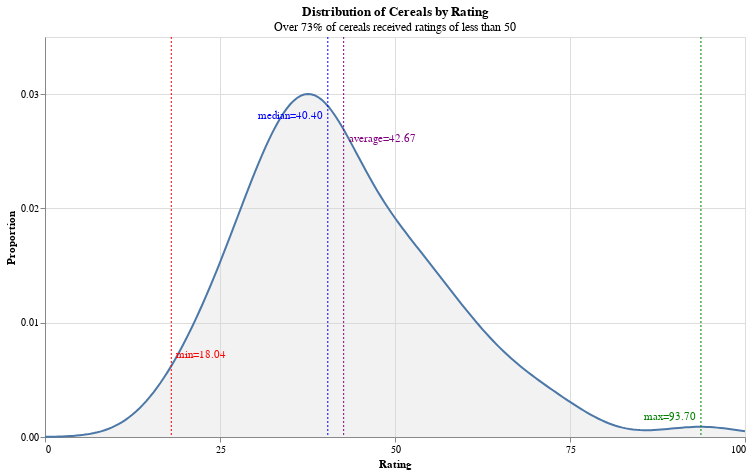

This figure's notebook cell:
### Markdown cell above
##### <i>Design Elements and Justification</i>

- **KDE Plot for Distribution**: A KDE plot was chosen over a histogram to represent the distribution smoothly, providing a better sense of the overall shape and density of ratings. The filled area beneath the curve enhances visual clarity regarding the spread.

- **Key Statistical Annotations:** Vertical dashed lines and corresponding text labels for the minimum, median, average, and maximum ratings are overlaid on the KDE. This allows for immediate identification of these critical central tendency and range measures, directly addressing the need to understand trends and outliers. Each statistic is color-coded (red for min, blue for median, purple for average, green for max) to differentiate them clearly.

- **Dynamic Subtitle:** The subtitle "Over 73% of cereals received ratings of less than 50" dynamically calculates and displays the percentage of cereals falling below a rating of 50. This provides a crucial insight into the skewness of the ratings, indicating that a majority of cereals are on the lower end of the rating spectrum.

- **Clear Axis Labels and Ticks:** The x-axis is labeled "Rating" and the y-axis "Proportion", with well-defined tick values (0, 25, 50, 75, 100 for rating; 0.00, 0.01, 0.02, 0.03 for proportion). This ensures the chart is easy to read and interpret, allowing viewers to quickly gauge the distribution of ratings.

- **Title and Properties:** A clear title "Distribution of Cereals by Rating" informs the viewer about the chart's purpose. Consistent width and height (700x400) ensure a standard presentation size.

### Code cell
# 1. Calculate statistics
rating_min = df['rating'].min()
rating_median = df['rating'].median()
rating_mean = df['rating'].mean()
rating_max = df['rating'].max()

stats = {
    'min': {'value': rating_min, 'color': 'red', 'align': 'left', 'dx': 5, 'dy': -10},
    'median': {'value': rating_median, 'color': 'blue', 'align': 'right', 'dx': -5, 'dy': 10},
    'average': {'value': rating_mean, 'color': 'purple', 'align': 'left', 'dx': 5, 'dy': 10},
    'max': {'value': rating_max, 'color': 'green', 'align': 'right', 'dx': -5, 'dy': -10}
}

# 2. Create KDE plot for 'rating'
density_transform = alt.Chart(df).transform_density(
    density='rating',
    as_=['rating', 'proportion'],
    extent=[0, 100]
)

base = density_transform.mark_area(opacity=0.3, color='lightgray').encode(
    x=alt.X('rating:Q',
            title='Rating',
            axis=alt.Axis(values=[0, 25, 50, 75, 100])),
    y=alt.Y('proportion:Q',
            title='Proportion',
            axis=alt.Axis(values=[0.00, 0.01, 0.02, 0.03], format='0.2f'))
)

line = density_transform.mark_line().encode(
    x=alt.X('rating:Q'),
    y=alt.Y('proportion:Q')
)

# Define the range for KDE estimation
x_range = np.linspace(0, 100, 500)

# Create the KDE model
kde = gaussian_kde(df['rating'].dropna())

# Evaluate the KDE on the defined range
y_density = kde(x_range)

# Create the density_df for lookup
density_df = pd.DataFrame({'rating': x_range, 'proportion': y_density})

# Ensure the density_df is sorted by 'rating' for correct interpolation
density_df = density_df.sort_values('rating').reset_index(drop=True)

# Create a function to get the proportion for a given rating
def get_proportion_at_rating(rating_value, density_data):
    # Find the two closest rating points in the density data
    if rating_value <= density_data['rating'].min():
        return density_data['proportion'].iloc[0]
    if rating_value >= density_data['rating'].max():
        return density_data['proportion'].iloc[-1]

    # Use pandas.DataFrame.interpolate for a more robust lookup
    temp_df = pd.concat([density_data[['rating', 'proportion']], 
                         pd.DataFrame({'rating': [rating_value], 'proportion': [np.nan]})])
    temp_df = temp_df.sort_values('rating').reset_index(drop=True)
    temp_df['proportion'] = temp_df['proportion'].interpolate(method='linear')
    
    # Get the interpolated proportion for the rating_value
    interpolated_proportion = temp_df[temp_df['rating'] == rating_value]['proportion'].iloc[0]
    return interpolated_proportion

# 3. Create vertical rules and text annotations for statistics
annotation_layers = []
for stat_name, stat_info in stats.items():
    rating_val = stat_info['value']
    
    # Get the corresponding proportion for the rating value
    proportion_val = get_proportion_at_rating(rating_val, density_df)

    stat_df = pd.DataFrame([{'rating': rating_val, 'proportion': proportion_val, 'label': f'{stat_name}={rating_val:.2f}'}])

    rule = alt.Chart(stat_df).mark_rule(color=stat_info['color'], strokeDash=[2,2]).encode(
        x='rating:Q',
        size=alt.value(1)
    )

    text = alt.Chart(stat_df).mark_text(
        align=stat_info['align'],
        dx=stat_info['dx'],
        dy=stat_info['dy'],
        color=stat_info['color']
    ).encode(
        x='rating:Q',
        y='proportion:Q',
        text='label:N'
    )
    annotation_layers.extend([rule, text])

# Calculate subtitle dynamically by defining the percentage of cereals with ratings less than 50
rating_less_than_50_count = df[df['rating'] < 50].shape[0]
total_ratings = df.shape[0]
percentage_less_than_50 = (rating_less_than_50_count / total_ratings) * 100
subtitle_text = f"Over {percentage_less_than_50:.0f}% of cereals received ratings of less than 50"

# Combine all charts
chart = alt.layer(
    base,
    line,
    *annotation_layers
).properties(
    title=alt.Title(
        text="Distribution of Cereals by Rating",
        subtitle=subtitle_text
    ),
    width=700,
    height=400
)

chart.display()

### Figure 1 — Vega-Lite specification as saved in the notebook (floating-point values rounded to 4 significant figures)
{"config": {"view": {"continuousWidth": 300, "continuousHeight": 300}}, "layer": [{"data": {"name": "data-19de59cb9c8754144a645b293d15ac6b"}, "mark": {"type": "area", "color": "lightgray", "opacity": 0.3}, "encoding": {"x": {"axis": {"values": [0, 25, 50, 75, 100]}, "field": "rating", "title": "Rating", "type": "quantitative"}, "y": {"axis": {"format": "0.2f", "values": [0.0, 0.01, 0.02, 0.03]}, "field": "proportion", "title": "Proportion", "type": "quantitative"}}, "transform": [{"density": "rating", "extent": [0, 100], "as": ["rating", "proportion"]}]}, {"data": {"name": "data-19de59cb9c8754144a645b293d15ac6b"}, "mark": {"type": "line"}, "encoding": {"x": {"field": "rating", "type": "quantitative"}, "y": {"field": "proportion", "type": "quantitative"}}, "transform": [{"density": "rating", "extent": [0, 100], "as": ["rating", "proportion"]}]}, {"data": {"name": "data-d99f9ad4480e7ee1c45f51371afd4ceb"}, "mark": {"type": "rule", "color": "red", "strokeDash": [2, 2]}, "encoding": {"size": {"value": 1}, "x": {"field": "rating", "type": "quantitative"}}}, {"data": {"name": "data-d99f9ad4480e7ee1c45f51371afd4ceb"}, "mark": {"type": "text", "align": "left", "color": "red", "dx": 5, "dy": -10}, "encoding": {"text": {"field": "label", "type": "nominal"}, "x": {"field": "rating", "type": "quantitative"}, "y": {"field": "proportion", "type": "quantitative"}}}, {"data": {"name": "data-998e01641d37ed16000120fe8c02308d"}, "mark": {"type": "rule", "color": "blue", "strokeDash": [2, 2]}, "encoding": {"size": {"value": 1}, "x": {"field": "rating", "type": "quantitative"}}}, {"data": {"name": "data-998e01641d37ed16000120fe8c02308d"}, "mark": {"type": "text", "align": "right", "color": "blue", "dx": -5, "dy": 10}, "encoding": {"text": {"field": "label", "type": "nominal"}, "x": {"field": "rating", "type": "quantitative"}, "y": {"field": "proportion", "type": "quantitative"}}}, {"data": {"name": "data-24d4be5e02803df7d14faa70abbe2b3f"}, "mark": {"type": "rule", "color": "purple", "strokeDash": [2, 2]}, "encoding": {"size": {"value": 1}, "x": {"field": "rating", "type": "quantitative"}}}, {"data": {"name": "data-24d4be5e02803df7d14faa70abbe2b3f"}, "mark": {"type": "text", "align": "left", "color": "purple", "dx": 5, "dy": 10}, "encoding": {"text": {"field": "label", "type": "nominal"}, "x": {"field": "rating", "type": "quantitative"}, "y": {"field": "proportion", "type": "quantitative"}}}, {"data": {"name": "data-dee4522a8c10cdc13aeef85361fca577"}, "mark": {"type": "rule", "color": "green", "strokeDash": [2, 2]}, "encoding": {"size": {"value": 1}, "x": {"field": "rating", "type": "quantitative"}}}, {"data": {"name": "data-dee4522a8c10cdc13aeef85361fca577"}, "mark": {"type": "text", "align": "right", "color": "green", "dx": -5, "dy": -10}, "encoding": {"text": {"field": "label", "type": "nominal"}, "x": {"field": "rating", "type": "quantitative"}, "y": {"field": "proportion", "type": "quantitative"}}}], "height": 400, "title": {"text": "Distribution of Cereals by Rating", "subtitle": "Over 73% of cereals received ratings of less than 50"}, "width": 700, "$schema": "https://vega.github.io/schema/vega-lite/v5.20.1.json", "datasets": {"data-19de59cb9c8754144a645b293d15ac6b": [{"name": "100% Bran", "mfr": "N", "type": "C", "calories": 70, "protein": 4, "fat": 1, "sodium": 130, "fiber": 10.0, "carbo": 5.0, "sugars": 6, "potass": 280, "vitamins": 25, "shelf": 3, "weight": 1.0, "cups": 0.33, "rating": 68.4, "manufacturer": "Nabisco"}, {"name": "100% Natural Bran", "mfr": "Q", "type": "C", "calories": 120, "protein": 3, "fat": 5, "sodium": 15, "fiber": 2.0, "carbo": 8.0, "sugars": 8, "potass": 135, "vitamins": 0, "shelf": 3, "weight": 1.0, "cups": 1.0, "rating": 33.98, "manufacturer": "Quaker Oats"}, {"name": "All-Bran", "mfr": "K", "type": "C", "calories": 70, "protein": 4, "fat": 1, "sodium": 260, "fiber": 9.0, "carbo": 7.0, "sugars": 5, "potass": 320, "vitamins": 25, "shelf": 3, "weight": 1.0, "cups": 0.33, "rating": 59.43, "manufacturer": "Kelloggs"}, {"name": "All-Bran with Extra Fiber", "mfr": "K", "type": "C", "calories": 50, "protein": 4, "fat": 0, "sodium": 140, "fiber": 14.0, "carbo": 8.0, "sugars": 0, "potass": 330, "vitamins": 25, "shelf": 3, "weight": 1.0, "cups": 0.5, "rating": 93.7, "manufacturer": "Kelloggs"}, {"name": "Almond Delight", "mfr": "R", "type": "C", "calories": 110, "protein": 2, "fat": 2, "sodium": 200, "fiber": 1.0, "carbo": 14.0, "sugars": 8, "potass": 0, "vitamins": 25, "shelf": 3, "weight": 1.0, "cups": 0.75, "rating": 34.38, "manufacturer": "Ralston Purina"}, {"name": "Apple Cinnamon Cheerios", "mfr": "G", "type": "C", "calories": 110, "protein": 2, "fat": 2, "sodium": 180, "fiber": 1.5, "carbo": 10.5, "sugars": 10, "potass": 70, "vitamins": 25, "shelf": 1, "weight": 1.0, "cups": 0.75, "rating": 29.51, "manufacturer": "General Mills"}, {"name": "Apple Jacks", "mfr": "K", "type": "C", "calories": 110, "protein": 2, "fat": 0, "sodium": 125, "fiber": 1.0, "carbo": 11.0, "sugars": 14, "potass": 30, "vitamins": 25, "shelf": 2, "weight": 1.0, "cups": 1.0, "rating": 33.17, "manufacturer": "Kelloggs"}, {"name": "Basic 4", "mfr": "G", "type": "C", "calories": 130, "protein": 3, "fat": 2, "sodium": 210, "fiber": 2.0, "carbo": 18.0, "sugars": 8, "potass": 100, "vitamins": 25, "shelf": 3, "weight": 1.33, "cups": 0.75, "rating": 37.04, "manufacturer": "General Mills"}, {"name": "Bran Chex", "mfr": "R", "type": "C", "calories": 90, "protein": 2, "fat": 1, "sodium": 200, "fiber": 4.0, "carbo": 15.0, "sugars": 6, "potass": 125, "vitamins": 25, "shelf": 1, "weight": 1.0, "cups": 0.67, "rating": 49.12, "manufacturer": "Ralston Purina"}, {"name": "Bran Flakes", "mfr": "P", "type": "C", "calories": 90, "protein": 3, "fat": 0, "sodium": 210, "fiber": 5.0, "carbo": 13.0, "sugars": 5, "potass": 190, "vitamins": 25, "shelf": 3, "weight": 1.0, "cups": 0.67, "rating": 53.31, "manufacturer": "Post"}, {"name": "Cap'n'Crunch", "mfr": "Q", "type": "C", "calories": 120, "protein": 1, "fat": 2, "sodium": 220, "fiber": 0.0, "carbo": 12.0, "sugars": 12, "potass": 35, "vitamins": 25, "shelf": 2, "weight": 1.0, "cups": 0.75, "rating": 18.04, "manufacturer": "Quaker Oats"}, {"name": "Cheerios", "mfr": "G", "type": "C", "calories": 110, "protein": 6, "fat": 2, "sodium": 290, "fiber": 2.0, "carbo": 17.0, "sugars": 1, "potass": 105, "vitamins": 25, "shelf": 1, "weight": 1.0, "cups": 1.25, "rating": 50.76, "manufacturer": "General Mills"}, {"name": "Cinnamon Toast Crunch", "mfr": "G", "type": "C", "calories": 120, "protein": 1, "fat": 3, "sodium": 210, "fiber": 0.0, "carbo": 13.0, "sugars": 9, "potass": 45, "vitamins": 25, "shelf": 2, "weight": 1.0, "cups": 0.75, "rating": 19.82, "manufacturer": "General Mills"}, {"name": "Clusters", "mfr": "G", "type": "C", "calories": 110, "protein": 3, "fat": 2, "sodium": 140, "fiber": 2.0, "carbo": 13.0, "sugars": 7, "potass": 105, "vitamins": 25, "shelf": 3, "weight": 1.0, "cups": 0.5, "rating": 40.4, "manufacturer": "General Mills"}, {"name": "Cocoa Puffs", "mfr": "G", "type": "C", "calories": 110, "protein": 1, "fat": 1, "sodium": 180, "fiber": 0.0, "carbo": 12.0, "sugars": 13, "potass": 55, "vitamins": 25, "shelf": 2, "weight": 1.0, "cups": 1.0, "rating": 22.74, "manufacturer": "General Mills"}, {"name": "Corn Chex", "mfr": "R", "type": "C", "calories": 110, "protein": 2, "fat": 0, "sodium": 280, "fiber": 0.0, "carbo": 22.0, "sugars": 3, "potass": 25, "vitamins": 25, "shelf": 1, "weight": 1.0, "cups": 1.0, "rating": 41.45, "manufacturer": "Ralston Purina"}, {"name": "Corn Flakes", "mfr": "K", "type": "C", "calories": 100, "protein": 2, "fat": 0, "sodium": 290, "fiber": 1.0, "carbo": 21.0, "sugars": 2, "potass": 35, "vitamins": 25, "shelf": 1, "weight": 1.0, "cups": 1.0, "rating": 45.86, "manufacturer": "Kelloggs"}, {"name": "Corn Pops", "mfr": "K", "type": "C", "calories": 110, "protein": 1, "fat": 0, "sodium": 90, "fiber": 1.0, "carbo": 13.0, "sugars": 12, "potass": 20, "vitamins": 25, "shelf": 2, "weight": 1.0, "cups": 1.0, "rating": 35.78, "manufacturer": "Kelloggs"}, {"name": "Count Chocula", "mfr": "G", "type": "C", "calories": 110, "protein": 1, "fat": 1, "sodium": 180, "fiber": 0.0, "carbo": 12.0, "sugars": 13, "potass": 65, "vitamins": 25, "shelf": 2, "weight": 1.0, "cups": 1.0, "rating": 22.4, "manufacturer": "General Mills"}, {"name": "Cracklin' Oat Bran", "mfr": "K", "type": "C", "calories": 110, "protein": 3, "fat": 3, "sodium": 140, "fiber": 4.0, "carbo": 10.0, "sugars": 7, "potass": 160, "vitamins": 25, "shelf": 3, "weight": 1.0, "cups": 0.5, "rating": 40.45, "manufacturer": "Kelloggs"}, {"name": "Cream of Wheat (Quick)", "mfr": "N", "type": "H", "calories": 100, "protein": 3, "fat": 0, "sodium": 80, "fiber": 1.0, "carbo": 21.0, "sugars": 0, "potass": 0, "vitamins": 0, "shelf": 2, "weight": 1.0, "cups": 1.0, "rating": 64.53, "manufacturer": "Nabisco"}, {"name": "Crispix", "mfr": "K", "type": "C", "calories": 110, "protein": 2, "fat": 0, "sodium": 220, "fiber": 1.0, "carbo": 21.0, "sugars": 3, "potass": 30, "vitamins": 25, "shelf": 3, "weight": 1.0, "cups": 1.0, "rating": 46.9, "manufacturer": "Kelloggs"}, {"name": "Crispy Wheat & Raisins", "mfr": "G", "type": "C", "calories": 100, "protein": 2, "fat": 1, "sodium": 140, "fiber": 2.0, "carbo": 11.0, "sugars": 10, "potass": 120, "vitamins": 25, "shelf": 3, "weight": 1.0, "cups": 0.75, "rating": 36.18, "manufacturer": "General Mills"}, {"name": "Double Chex", "mfr": "R", "type": "C", "calories": 100, "protein": 2, "fat": 0, "sodium": 190, "fiber": 1.0, "carbo": 18.0, "sugars": 5, "potass": 80, "vitamins": 25, "shelf": 3, "weight": 1.0, "cups": 0.75, "rating": 44.33, "manufacturer": "Ralston Purina"}, {"name": "Froot Loops", "mfr": "K", "type": "C", "calories": 110, "protein": 2, "fat": 1, "sodium": 125, "fiber": 1.0, "carbo": 11.0, "sugars": 13, "potass": 30, "vitamins": 25, "shelf": 2, "weight": 1.0, "cups": 1.0, "rating": 32.21, "manufacturer": "Kelloggs"}, {"name": "Frosted Flakes", "mfr": "K", "type": "C", "calories": 110, "protein": 1, "fat": 0, "sodium": 200, "fiber": 1.0, "carbo": 14.0, "sugars": 11, "potass": 25, "vitamins": 25, "shelf": 1, "weight": 1.0, "cups": 0.75, "rating": 31.44, "manufacturer": "Kelloggs"}, {"name": "Frosted Mini-Wheats", "mfr": "K", "type": "C", "calories": 100, "protein": 3, "fat": 0, "sodium": 0, "fiber": 3.0, "carbo": 14.0, "sugars": 7, "potass": 100, "vitamins": 25, "shelf": 2, "weight": 1.0, "cups": 0.8, "rating": 58.35, "manufacturer": "Kelloggs"}, {"name": "Fruit & Fibre Dates; Walnuts; and Oats", "mfr": "P", "type": "C", "calories": 120, "protein": 3, "fat": 2, "sodium": 160, "fiber": 5.0, "carbo": 12.0, "sugars": 10, "potass": 200, "vitamins": 25, "shelf": 3, "weight": 1.25, "cups": 0.67, "rating": 40.92, "manufacturer": "Post"}, {"name": "Fruitful Bran", "mfr": "K", "type": "C", "calories": 120, "protein": 3, "fat": 0, "sodium": 240, "fiber": 5.0, "carbo": 14.0, "sugars": 12, "potass": 190, "vitamins": 25, "shelf": 3, "weight": 1.33, "cups": 0.67, "rating": 41.02, "manufacturer": "Kelloggs"}, {"name": "Fruity Pebbles", "mfr": "P", "type": "C", "calories": 110, "protein": 1, "fat": 1, "sodium": 135, "fiber": 0.0, "carbo": 13.0, "sugars": 12, "potass": 25, "vitamins": 25, "shelf": 2, "weight": 1.0, "cups": 0.75, "rating": 28.03, "manufacturer": "Post"}, {"name": "Golden Crisp", "mfr": "P", "type": "C", "calories": 100, "protein": 2, "fat": 0, "sodium": 45, "fiber": 0.0, "carbo": 11.0, "sugars": 15, "potass": 40, "vitamins": 25, "shelf": 1, "weight": 1.0, "cups": 0.88, "rating": 35.25, "manufacturer": "Post"}, {"name": "Golden Grahams", "mfr": "G", "type": "C", "calories": 110, "protein": 1, "fat": 1, "sodium": 280, "fiber": 0.0, "carbo": 15.0, "sugars": 9, "potass": 45, "vitamins": 25, "shelf": 2, "weight": 1.0, "cups": 0.75, "rating": 23.8, "manufacturer": "General Mills"}, {"name": "Grape Nuts Flakes", "mfr": "P", "type": "C", "calories": 100, "protein": 3, "fat": 1, "sodium": 140, "fiber": 3.0, "carbo": 15.0, "sugars": 5, "potass": 85, "vitamins": 25, "shelf": 3, "weight": 1.0, "cups": 0.88, "rating": 52.08, "manufacturer": "Post"}, {"name": "Grape-Nuts", "mfr": "P", "type": "C", "calories": 110, "protein": 3, "fat": 0, "sodium": 170, "fiber": 3.0, "carbo": 17.0, "sugars": 3, "potass": 90, "vitamins": 25, "shelf": 3, "weight": 1.0, "cups": 0.25, "rating": 53.37, "manufacturer": "Post"}, {"name": "Great Grains Pecan", "mfr": "P", "type": "C", "calories": 120, "protein": 3, "fat": 3, "sodium": 75, "fiber": 3.0, "carbo": 13.0, "sugars": 4, "potass": 100, "vitamins": 25, "shelf": 3, "weight": 1.0, "cups": 0.33, "rating": 45.81, "manufacturer": "Post"}, {"name": "Honey Graham Ohs", "mfr": "Q", "type": "C", "calories": 120, "protein": 1, "fat": 2, "sodium": 220, "fiber": 1.0, "carbo": 12.0, "sugars": 11, "potass": 45, "vitamins": 25, "shelf": 2, "weight": 1.0, "cups": 1.0, "rating": 21.87, "manufacturer": "Quaker Oats"}, {"name": "Honey Nut Cheerios", "mfr": "G", "type": "C", "calories": 110, "protein": 3, "fat": 1, "sodium": 250, "fiber": 1.5, "carbo": 11.5, "sugars": 10, "potass": 90, "vitamins": 25, "shelf": 1, "weight": 1.0, "cups": 0.75, "rating": 31.07, "manufacturer": "General Mills"}, {"name": "Honey-comb", "mfr": "P", "type": "C", "calories": 110, "protein": 1, "fat": 0, "sodium": 180, "fiber": 0.0, "carbo": 14.0, "sugars": 11, "potass": 35, "vitamins": 25, "shelf": 1, "weight": 1.0, "cups": 1.33, "rating": 28.74, "manufacturer": "Post"}, {"name": "Just Right Crunchy  Nuggets", "mfr": "K", "type": "C", "calories": 110, "protein": 2, "fat": 1, "sodium": 170, "fiber": 1.0, "carbo": 17.0, "sugars": 6, "potass": 60, "vitamins": 100, "shelf": 3, "weight": 1.0, "cups": 1.0, "rating": 36.52, "manufacturer": "Kelloggs"}, {"name": "Just Right Fruit & Nut", "mfr": "K", "type": "C", "calories": 140, "protein": 3, "fat": 1, "sodium": 170, "fiber": 2.0, "carbo": 20.0, "sugars": 9, "potass": 95, "vitamins": 100, "shelf": 3, "weight": 1.3, "cups": 0.75, "rating": 36.47, "manufacturer": "Kelloggs"}, {"name": "Kix", "mfr": "G", "type": "C", "calories": 110, "protein": 2, "fat": 1, "sodium": 260, "fiber": 0.0, "carbo": 21.0, "sugars": 3, "potass": 40, "vitamins": 25, "shelf": 2, "weight": 1.0, "cups": 1.5, "rating": 39.24, "manufacturer": "General Mills"}, {"name": "Life", "mfr": "Q", "type": "C", "calories": 100, "protein": 4, "fat": 2, "sodium": 150, "fiber": 2.0, "carbo": 12.0, "sugars": 6, "potass": 95, "vitamins": 25, "shelf": 2, "weight": 1.0, "cups": 0.67, "rating": 45.33, "manufacturer": "Quaker Oats"}, {"name": "Lucky Charms", "mfr": "G", "type": "C", "calories": 110, "protein": 2, "fat": 1, "sodium": 180, "fiber": 0.0, "carbo": 12.0, "sugars": 12, "potass": 55, "vitamins": 25, "shelf": 2, "weight": 1.0, "cups": 1.0, "rating": 26.73, "manufacturer": "General Mills"}, {"name": "Maypo", "mfr": "A", "type": "H", "calories": 100, "protein": 4, "fat": 1, "sodium": 0, "fiber": 0.0, "carbo": 16.0, "sugars": 3, "potass": 95, "vitamins": 25, "shelf": 2, "weight": 1.0, "cups": 1.0, "rating": 54.85, "manufacturer": "American Home Food Products"}, {"name": "Muesli Raisins; Dates; & Almonds", "mfr": "R", "type": "C", "calories": 150, "protein": 4, "fat": 3, "sodium": 95, "fiber": 3.0, "carbo": 16.0, "sugars": 11, "potass": 170, "vitamins": 25, "shelf": 3, "weight": 1.0, "cups": 1.0, "rating": 37.14, "manufacturer": "Ralston Purina"}, {"name": "Muesli Raisins; Peaches; & Pecans", "mfr": "R", "type": "C", "calories": 150, "protein": 4, "fat": 3, "sodium": 150, "fiber": 3.0, "carbo": 16.0, "sugars": 11, "potass": 170, "vitamins": 25, "shelf": 3, "weight": 1.0, "cups": 1.0, "rating": 34.14, "manufacturer": "Ralston Purina"}, {"name": "Mueslix Crispy Blend", "mfr": "K", "type": "C", "calories": 160, "protein": 3, "fat": 2, "sodium": 150, "fiber": 3.0, "carbo": 17.0, "sugars": 13, "potass": 160, "vitamins": 25, "shelf": 3, "weight": 1.5, "cups": 0.67, "rating": 30.31, "manufacturer": "Kelloggs"}, {"name": "Multi-Grain Cheerios", "mfr": "G", "type": "C", "calories": 100, "protein": 2, "fat": 1, "sodium": 220, "fiber": 2.0, "carbo": 15.0, "sugars": 6, "potass": 90, "vitamins": 25, "shelf": 1, "weight": 1.0, "cups": 1.0, "rating": 40.11, "manufacturer": "General Mills"}, {"name": "Nut&Honey Crunch", "mfr": "K", "type": "C", "calories": 120, "protein": 2, "fat": 1, "sodium": 190, "fiber": 0.0, "carbo": 15.0, "sugars": 9, "potass": 40, "vitamins": 25, "shelf": 2, "weight": 1.0, "cups": 0.67, "rating": 29.92, "manufacturer": "Kelloggs"}, {"name": "Nutri-Grain Almond-Raisin", "mfr": "K", "type": "C", "calories": 140, "protein": 3, "fat": 2, "sodium": 220, "fiber": 3.0, "carbo": 21.0, "sugars": 7, "potass": 130, "vitamins": 25, "shelf": 3, "weight": 1.33, "cups": 0.67, "rating": 40.69, "manufacturer": "Kelloggs"}, {"name": "Nutri-grain Wheat", "mfr": "K", "type": "C", "calories": 90, "protein": 3, "fat": 0, "sodium": 170, "fiber": 3.0, "carbo": 18.0, "sugars": 2, "potass": 90, "vitamins": 25, "shelf": 3, "weight": 1.0, "cups": 1.0, "rating": 59.64, "manufacturer": "Kelloggs"}, {"name": "Oatmeal Raisin Crisp", "mfr": "G", "type": "C", "calories": 130, "protein": 3, "fat": 2, "sodium": 170, "fiber": 1.5, "carbo": 13.5, "sugars": 10, "potass": 120, "vitamins": 25, "shelf": 3, "weight": 1.25, "cups": 0.5, "rating": 30.45, "manufacturer": "General Mills"}, {"name": "Post Nat. Raisin Bran", "mfr": "P", "type": "C", "calories": 120, "protein": 3, "fat": 1, "sodium": 200, "fiber": 6.0, "carbo": 11.0, "sugars": 14, "potass": 260, "vitamins": 25, "shelf": 3, "weight": 1.33, "cups": 0.67, "rating": 37.84, "manufacturer": "Post"}, {"name": "Product 19", "mfr": "K", "type": "C", "calories": 100, "protein": 3, "fat": 0, "sodium": 320, "fiber": 1.0, "carbo": 20.0, "sugars": 3, "potass": 45, "vitamins": 100, "shelf": 3, "weight": 1.0, "cups": 1.0, "rating": 41.5, "manufacturer": "Kelloggs"}, {"name": "Puffed Rice", "mfr": "Q", "type": "C", "calories": 50, "protein": 1, "fat": 0, "sodium": 0, "fiber": 0.0, "carbo": 13.0, "sugars": 0, "potass": 15, "vitamins": 0, "shelf": 3, "weight": 0.5, "cups": 1.0, "rating": 60.76, "manufacturer": "Quaker Oats"}, {"name": "Puffed Wheat", "mfr": "Q", "type": "C", "calories": 50, "protein": 2, "fat": 0, "sodium": 0, "fiber": 1.0, "carbo": 10.0, "sugars": 0, "potass": 50, "vitamins": 0, "shelf": 3, "weight": 0.5, "cups": 1.0, "rating": 63.01, "manufacturer": "Quaker Oats"}, {"name": "Quaker Oat Squares", "mfr": "Q", "type": "C", "calories": 100, "protein": 4, "fat": 1, "sodium": 135, "fiber": 2.0, "carbo": 14.0, "sugars": 6, "potass": 110, "vitamins": 25, "shelf": 3, "weight": 1.0, "cups": 0.5, "rating": 49.51, "manufacturer": "Quaker Oats"}, {"name": "Quaker Oatmeal", "mfr": "Q", "type": "H", "calories": 100, "protein": 5, "fat": 2, "sodium": 0, "fiber": 2.7, "carbo": 0.0, "sugars": 0, "potass": 110, "vitamins": 0, "shelf": 1, "weight": 1.0, "cups": 0.67, "rating": 50.83, "manufacturer": "Quaker Oats"}, {"name": "Raisin Bran", "mfr": "K", "type": "C", "calories": 120, "protein": 3, "fat": 1, "sodium": 210, "fiber": 5.0, "carbo": 14.0, "sugars": 12, "potass": 240, "vitamins": 25, "shelf": 2, "weight": 1.33, "cups": 0.75, "rating": 39.26, "manufacturer": "Kelloggs"}, {"name": "Raisin Nut Bran", "mfr": "G", "type": "C", "calories": 100, "protein": 3, "fat": 2, "sodium": 140, "fiber": 2.5, "carbo": 10.5, "sugars": 8, "potass": 140, "vitamins": 25, "shelf": 3, "weight": 1.0, "cups": 0.5, "rating": 39.7, "manufacturer": "General Mills"}, {"name": "Raisin Squares", "mfr": "K", "type": "C", "calories": 90, "protein": 2, "fat": 0, "sodium": 0, "fiber": 2.0, "carbo": 15.0, "sugars": 6, "potass": 110, "vitamins": 25, "shelf": 3, "weight": 1.0, "cups": 0.5, "rating": 55.33, "manufacturer": "Kelloggs"}, {"name": "Rice Chex", "mfr": "R", "type": "C", "calories": 110, "protein": 1, "fat": 0, "sodium": 240, "fiber": 0.0, "carbo": 23.0, "sugars": 2, "potass": 30, "vitamins": 25, "shelf": 1, "weight": 1.0, "cups": 1.13, "rating": 42.0, "manufacturer": "Ralston Purina"}, {"name": "Rice Krispies", "mfr": "K", "type": "C", "calories": 110, "protein": 2, "fat": 0, "sodium": 290, "fiber": 0.0, "carbo": 22.0, "sugars": 3, "potass": 35, "vitamins": 25, "shelf": 1, "weight": 1.0, "cups": 1.0, "rating": 40.56, "manufacturer": "Kelloggs"}, {"name": "Shredded Wheat", "mfr": "N", "type": "C", "calories": 80, "protein": 2, "fat": 0, "sodium": 0, "fiber": 3.0, "carbo": 16.0, "sugars": 0, "potass": 95, "vitamins": 0, "shelf": 1, "weight": 0.83, "cups": 1.0, "rating": 68.24, "manufacturer": "Nabisco"}, {"name": "Shredded Wheat 'n'Bran", "mfr": "N", "type": "C", "calories": 90, "protein": 3, "fat": 0, "sodium": 0, "fiber": 4.0, "carbo": 19.0, "sugars": 0, "potass": 140, "vitamins": 0, "shelf": 1, "weight": 1.0, "cups": 0.67, "rating": 74.47, "manufacturer": "Nabisco"}, {"name": "Shredded Wheat spoon size", "mfr": "N", "type": "C", "calories": 90, "protein": 3, "fat": 0, "sodium": 0, "fiber": 3.0, "carbo": 20.0, "sugars": 0, "potass": 120, "vitamins": 0, "shelf": 1, "weight": 1.0, "cups": 0.67, "rating": 72.8, "manufacturer": "Nabisco"}, {"name": "Smacks", "mfr": "K", "type": "C", "calories": 110, "protein": 2, "fat": 1, "sodium": 70, "fiber": 1.0, "carbo": 9.0, "sugars": 15, "potass": 40, "vitamins": 25, "shelf": 2, "weight": 1.0, "cups": 0.75, "rating": 31.23, "manufacturer": "Kelloggs"}, {"name": "Special K", "mfr": "K", "type": "C", "calories": 110, "protein": 6, "fat": 0, "sodium": 230, "fiber": 1.0, "carbo": 16.0, "sugars": 3, "potass": 55, "vitamins": 25, "shelf": 1, "weight": 1.0, "cups": 1.0, "rating": 53.13, "manufacturer": "Kelloggs"}, {"name": "Strawberry Fruit Wheats", "mfr": "N", "type": "C", "calories": 90, "protein": 2, "fat": 0, "sodium": 15, "fiber": 3.0, "carbo": 15.0, "sugars": 5, "potass": 90, "vitamins": 25, "shelf": 2, "weight": 1.0, "cups": 1.0, "rating": 59.36, "manufacturer": "Nabisco"}, {"name": "Total Corn Flakes", "mfr": "G", "type": "C", "calories": 110, "protein": 2, "fat": 1, "sodium": 200, "fiber": 0.0, "carbo": 21.0, "sugars": 3, "potass": 35, "vitamins": 100, "shelf": 3, "weight": 1.0, "cups": 1.0, "rating": 38.84, "manufacturer": "General Mills"}, {"name": "Total Raisin Bran", "mfr": "G", "type": "C", "calories": 140, "protein": 3, "fat": 1, "sodium": 190, "fiber": 4.0, "carbo": 15.0, "sugars": 14, "potass": 230, "vitamins": 100, "shelf": 3, "weight": 1.5, "cups": 1.0, "rating": 28.59, "manufacturer": "General Mills"}, {"name": "Total Whole Grain", "mfr": "G", "type": "C", "calories": 100, "protein": 3, "fat": 1, "sodium": 200, "fiber": 3.0, "carbo": 16.0, "sugars": 3, "potass": 110, "vitamins": 100, "shelf": 3, "weight": 1.0, "cups": 1.0, "rating": 46.66, "manufacturer": "General Mills"}, {"name": "Triples", "mfr": "G", "type": "C", "calories": 110, "protein": 2, "fat": 1, "sodium": 250, "fiber": 0.0, "carbo": 21.0, "sugars": 3, "potass": 60, "vitamins": 25, "shelf": 3, "weight": 1.0, "cups": 0.75, "rating": 39.11, "manufacturer": "General Mills"}, {"name": "Trix", "mfr": "G", "type": "C", "calories": 110, "protein": 1, "fat": 1, "sodium": 140, "fiber": 0.0, "carbo": 13.0, "sugars": 12, "potass": 25, "vitamins": 25, "shelf": 2, "weight": 1.0, "cups": 1.0, "rating": 27.75, "manufacturer": "General Mills"}, {"name": "Wheat Chex", "mfr": "R", "type": "C", "calories": 100, "protein": 3, "fat": 1, "sodium": 230, "fiber": 3.0, "carbo": 17.0, "sugars": 3, "potass": 115, "vitamins": 25, "shelf": 1, "weight": 1.0, "cups": 0.67, "rating": 49.79, "manufacturer": "Ralston Purina"}, {"name": "Wheaties", "mfr": "G", "type": "C", "calories": 100, "protein": 3, "fat": 1, "sodium": 200, "fiber": 3.0, "carbo": 17.0, "sugars": 3, "potass": 110, "vitamins": 25, "shelf": 1, "weight": 1.0, "cups": 1.0, "rating": 51.59, "manufacturer": "General Mills"}, {"name": "Wheaties Honey Gold", "mfr": "G", "type": "C", "calories": 110, "protein": 2, "fat": 1, "sodium": 200, "fiber": 1.0, "carbo": 16.0, "sugars": 8, "potass": 60, "vitamins": 25, "shelf": 1, "weight": 1.0, "cups": 0.75, "rating": 36.19, "manufacturer": "General Mills"}], "data-d99f9ad4480e7ee1c45f51371afd4ceb": [{"rating": 18.04, "proportion": 0.006338, "label": "min=18.04"}], "data-998e01641d37ed16000120fe8c02308d": [{"rating": 40.4, "proportion": 0.02894, "label": "median=40.40"}], "data-24d4be5e02803df7d14faa70abbe2b3f": [{"rating": 42.67, "proportion": 0.02696, "label": "average=42.67"}], "data-dee4522a8c10cdc13aeef85361fca577": [{"rating": 93.7, "proportion": 0.0008853, "label": "max=93.70"}]}}
